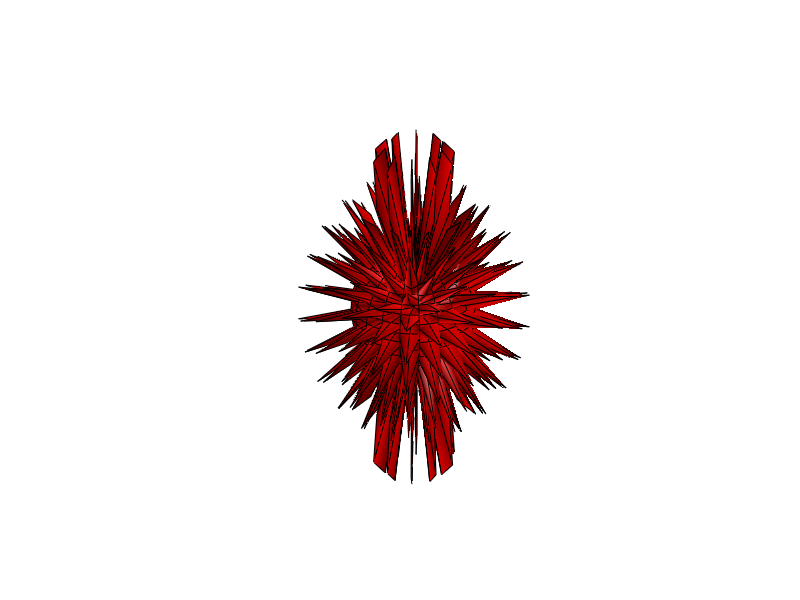

Write MATLAB code to recreate this figure. (Note: this script raises an error after producing the figure.)
clear;clc;clf;

%sphereTest
theta = 0:pi/40:pi;                   % polar angle
phi = 0:pi/20:2*pi;                   % azimuth angle

[phi,theta] = meshgrid(phi,theta);    % define the grid

degree = 100;
order = 10;
amplitude = 20;
radius = 10;

Ymn = legendre(degree,cos(theta(:,1)));
Ymn = Ymn(order+1,:)';
yy = Ymn;

for kk = 2: size(theta,1)
    yy = [yy Ymn];
end

yy = yy.*cos(order*phi);

order = max(max(abs(yy)));
rho = radius + amplitude*yy/order;

r = rho.*sin(theta);    % convert to Cartesian coordinates
x = r.*cos(phi);
y = r.*sin(phi);
z = rho.*cos(theta);

s = surf(x,y,z,'FaceColor','r');
light               % add a light
lighting gouraud    % preferred lighting for a curved surface
axis equal off      % set axis equal and remove axis
view(40,30)         % set viewpoint
camzoom(1.5)        % zoom into scene
scale = [linspace(0,1,20) linspace(1,-1,40)];    % surface scaling (0 to 1 to -1)
index = length(scale);
for ii = 1:index
    rho = radius + scale(ii)*amplitude*yy/order;

    r = rho.*sin(theta);
    x = r.*cos(phi);
    y = r.*sin(phi);
    z = rho.*cos(theta);
    s.XData = x;    % replace surface x values
    s.YData = y;    % replace surface y values
    s.ZData = z; % replace surface z values
    pause(0.1)     % pause to control animation speed
end
